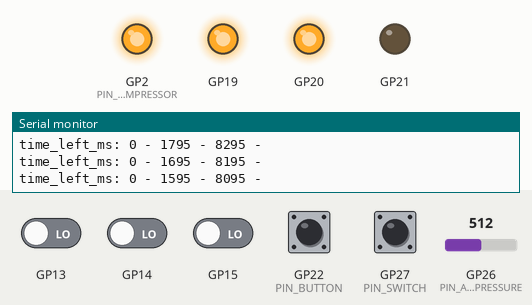
A program run on a simulated Raspberry Pi Pico. Shown: output pins drawn as LEDs (lit = HIGH), the last lines printed to the serial monitor. The inputs (shaded band) are chosen by the test bench; at power-on: GP22 (PIN_BUTTON) HIGH, GP13–15, GP27 (PIN_SWITCH) LOW, GP26 (PIN_ADC_PRESSURE) = 512.

Above: at 1.2 s.
1.3 s: GP13 driven HIGH
At 2.5 s:
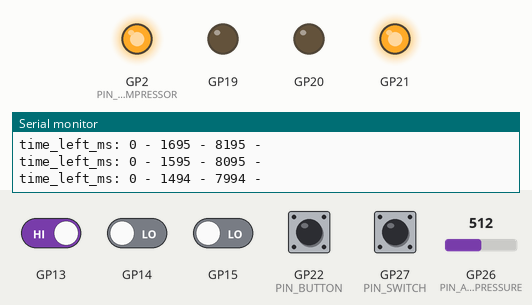
2.8 s: GP26 (PIN_ADC_PRESSURE) set to 689
9.1 s: GP26 (PIN_ADC_PRESSURE) set to 707
At 10.9 s:
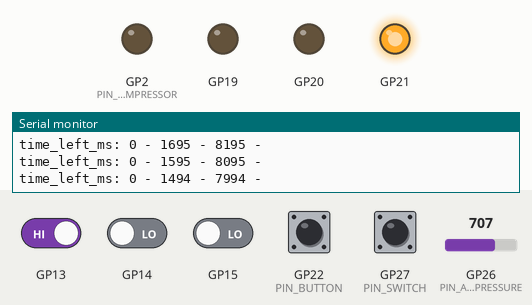
11.5 s: GP14 driven HIGH
At 12.7 s:
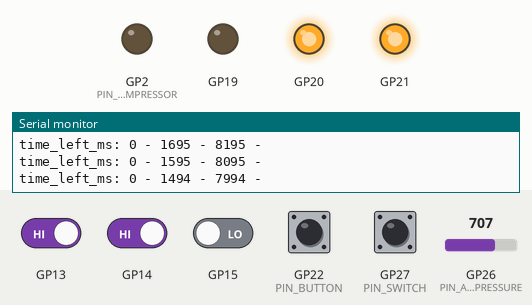
13.0 s: GP15 driven HIGH
At 13.8 s:
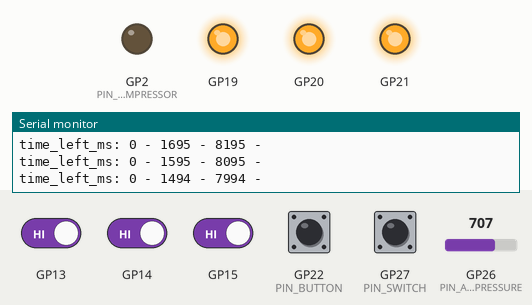
14.5 s: GP13 driven LOW
At 14.9 s:
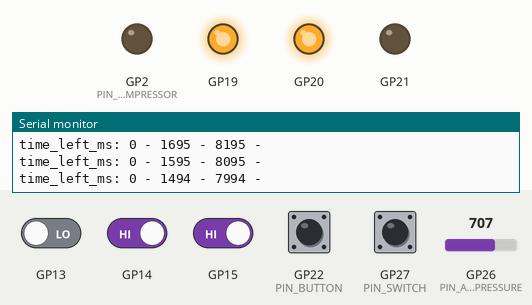
Timing chart, 0 to 17.0 s (numbered marks = the images above; inputs shaded):
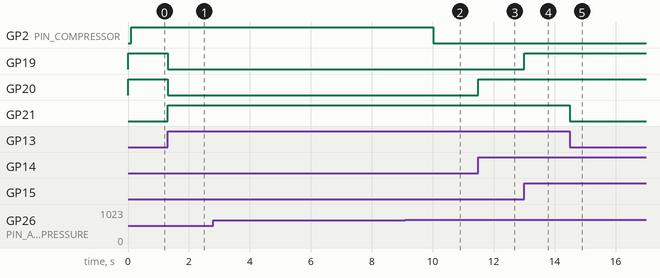

The program:

main.cpp
```cpp
#include <main.h>
#include <Arduino.h>

const byte PIN_BUTTON = 22;
const byte PIN_SWITCH = 27;
const byte PIN_COMPRESSOR = 2;
const byte PIN_ADC_PRESSURE = 26; // GPIO26 is ADC0

const int P_LOW = 300;  // get value by measuring
const int P_HIGH = 700; // get value by measuring

const byte RECIPE_GIN_TONIC = 0x3;    // 010 + 001
const byte RECIPE_UNDONE_TONIC = 0x5; // 100 + 001

// { pin, override_pin, dispense duration, recipe bitmask, time_left_ms )
fluid fluids[] = {
  {21, 13, 2700, 0x2, 0},  // 1: Gin
  {20, 14, 2700, 0x4, 0},  // 2: Undone
  {19, 15, 9200, 0x1, 0},  // 3: Tonic
};

const int INTERVAL = 100; // process every x ms

// variables
enum_state state;
unsigned long time_start, time_current, last_step;
int time_elapsed;
bool all_zero;
byte recipe_mask;

void setup() {
  Serial.begin(115200);
  pinMode(PIN_BUTTON, INPUT);
  pinMode(PIN_SWITCH, INPUT);
  pinMode(PIN_COMPRESSOR, OUTPUT);

  for(fluid fl : fluids) {
    pinMode(fl.pin, OUTPUT);
    pinMode(fl.pin_override, INPUT);
  }

  state = READY;
}

void loop() {
  time_current = millis();

  handle_pressure();
  if (handle_overrides()) return;

  switch (state) {
  case READY:
    if (digitalRead(PIN_BUTTON) == LOW) return;

    // Button was pressed and we are ready

    // Read switch and set recipe
    recipe_mask = digitalRead(PIN_SWITCH) == LOW ? RECIPE_UNDONE_TONIC: RECIPE_GIN_TONIC;

    for (fluid &fl : fluids) {
      // only add pour time if ingredient is in recipe
      if ( (recipe_mask & fl.fluid_bit) > 0) {
        fl.time_left_ms = fl.time_pour;
      }
    }

    time_start = millis();
    state = SERVING;
    break;
  case SERVING:
    time_elapsed = time_current - time_start;
    time_start = time_current;

    all_zero = true;
    for (fluid &fl : fluids) {
      fl.time_left_ms = max(0, fl.time_left_ms - time_elapsed);

      if (fl.time_left_ms > 0) {
        digitalWrite(fl.pin, HIGH);
        all_zero = false;
      } else {
        digitalWrite(fl.pin, LOW);
      }

    }

    if ( time_current - last_step >= INTERVAL ) {
      Serial.print("time_left_ms: ");
      for(fluid fl : fluids) {
        Serial.print(fl.time_left_ms);
        Serial.print(" - ");
      }
      Serial.println();
      last_step = millis();
    }

    if (all_zero == true) {
      state = READY;
      Serial.println("READY");
    }
    break;
  }
}

void handle_pressure() {
  const float PRESSURE_WEIGHT = 0.1; // range [0,1]; higher = less smoothing
  static unsigned long p_last_step;
  static float pressure_prev;
  float pressure;
  unsigned long p_time_current = millis();
  bool compressor_on;

  // read pressure and control compressor every INTERVAL ms
  if ( p_time_current - p_last_step >= INTERVAL ) {
    // exponential smoothing
    pressure = analogRead(PIN_ADC_PRESSURE) * PRESSURE_WEIGHT + (1.0 - PRESSURE_WEIGHT) * pressure_prev;
    pressure_prev = pressure;
    p_last_step = millis();

    // compressor handling with hysteresis
    compressor_on = digitalRead(PIN_COMPRESSOR) == HIGH;

    if(compressor_on && (pressure >= P_HIGH) ) {
      digitalWrite(PIN_COMPRESSOR, LOW);
    } else if ( ! compressor_on && (pressure <= P_LOW) ) {
      digitalWrite(PIN_COMPRESSOR, HIGH);
    }
  }
}

bool handle_overrides() {
  static bool override;
  bool override_button_active = false;

  // any override button pressed?
  for (fluid &fl : fluids) {
    if ( digitalRead(fl.pin_override) == HIGH) {
      override_button_active = true;
    }
  }

  // handle override cases

  if(override_button_active) {
    override = true;
    // fluid state is set to override button
    for (fluid &fl : fluids) {
      fl.time_left_ms = 0;
      // set fluid output to override button state
      digitalWrite(fl.pin, digitalRead(fl.pin_override));
    }

    return true;
  } else {
    if (override) {
      // override button no longer pressed - cancel override
      override = false;

      for (fluid &fl : fluids) {
        digitalWrite(fl.pin, LOW);
      }
    }

    return false;
  }
}
```

main.h
```cpp
#include <Arduino.h>

enum enum_state { READY, SERVING };

typedef struct {
  const byte pin;
  const byte pin_override;
  const int time_pour;
  const byte fluid_bit;
  int time_left_ms;
} fluid;

void handle_pressure();

bool handle_overrides();
```

Measured:
- the behaviour switches between 700 and 701 on GP26 (PIN_ADC_PRESSURE) (found by bisection; images 1 and 2)
- after the input at 1.3 s, GP19: HIGH → LOW at once; GP20: HIGH → LOW after 0.00 s instead of 1.4 s; GP21: LOW → HIGH at once
- after the input at 2.8 s, every drawn part: stays the same
- after the input at 9.1 s, GP2 (PIN_COMPRESSOR): HIGH → LOW after 0.92 s
- after the input at 11.5 s, GP20: LOW → HIGH at once
- after the input at 13.0 s, GP19: LOW → HIGH at once
- after the input at 14.5 s, GP21: HIGH → LOW at once
